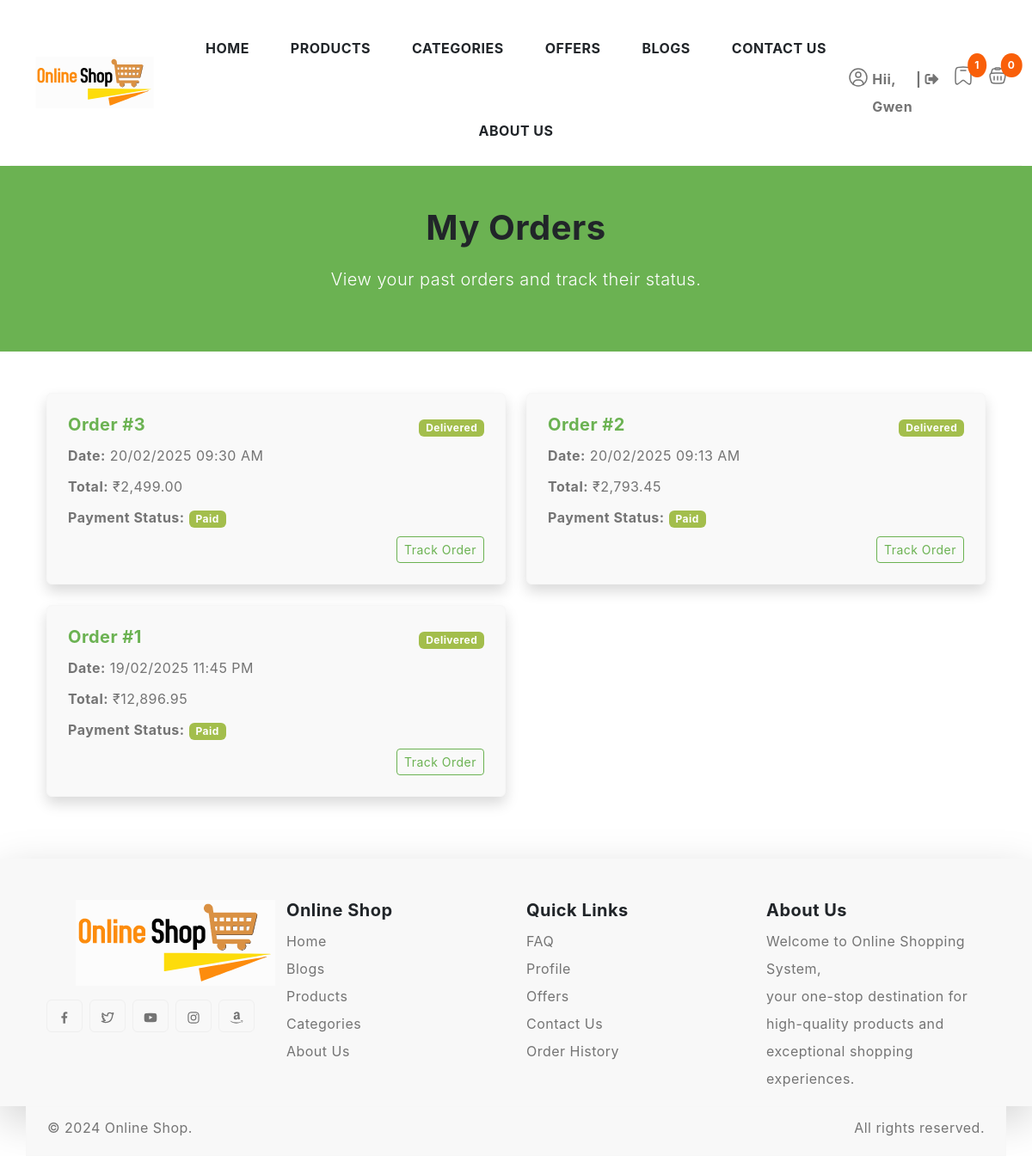
Screenshot of /order-history.php (signed in) with the database file from the repository.
### tables this page shows
CREATE TABLE `tbl_orders` (
  `order_id` int(11) NOT NULL,
  `customer_id` int(11) NOT NULL,
  `order_date` datetime DEFAULT current_timestamp(),
  `order_status` text DEFAULT '1',
  `total_price` decimal(10,2) NOT NULL,
  `shipping_address` varchar(255) DEFAULT NULL,
  `payment_method` int(11) DEFAULT 1,
  `payment_status` int(11) DEFAULT 1,
  `created_at` datetime DEFAULT current_timestamp(),
  `updated_at` datetime DEFAULT current_timestamp() ON UPDATE current_timestamp()
);

### order-history.php (the view, shortened to what this page needs)
<?php
include "config/connection.php";
include("component/header.php");
$customer_id = $_SESSION['customer_id'];
$order_query = "SELECT * FROM tbl_orders WHERE customer_id = ? ORDER BY order_date DESC";
$stmt = $conn->prepare($order_query);
$stmt->bind_param("i", $customer_id);
$stmt->execute();
$order_result = $stmt->get_result();
?>
<div class="content-wrapper">
    <section class="hero-section text-center py-5 bg-primary text-white">
        <h1 class="fw-bold mb-3">My Orders</h1>
        <p class="lead">View your past orders and track their status.</p>
    </section>
    <section class="order-history-section py-5">
        <div class="container">
            <div class="row">
                <?php
                if ($order_result->num_rows > 0) {
                    while ($order = $order_result->fetch_assoc()) {
                        $order_id = $order['order_id'];
                        $order_date = date("d/m/Y h:i A", strtotime($order['order_date']));
                        $total_price = number_format($order['total_price'], 2);
                        $payment_status = $order['payment_status'];
                        switch ($order['order_status']) {
                            case 3:
                                $order_status = "Delivered";
                                $badge_class = "bg-success text-white";
                                break;
                        }
                ?>
                        <div class="col-md-6">
                            <div class="p-4 border rounded shadow mb-4" style="background-color: #f9f9f9; border-left: 5px solid #007bff;">
                                <div class="d-flex justify-content-between align-items-center">
                                    <h5 class="text-primary">Order #<?php echo $order_id; ?></h5>
                                    <span class="badge <?php echo $badge_class; ?>"><?php echo $order_status; ?></span>
                                </div>
                                <p class="mb-1"><strong>Date:</strong> <?php echo $order_date; ?></p>
                                <p class="mb-1"><strong>Total:</strong> ₹<?php echo $total_price; ?></p>
                                <p class="mb-1 text-start">
                                    <strong>Payment Status:</strong>
                                    <span class="badge <?php echo $payment_status == '0' ? 'bg-success' : 'bg-danger'; ?>">
                                        <?php echo $payment_status == '0' ? 'Paid' : 'Pending'; ?>
                                    </span>
                                </p>
                                <div class="text-end">
                                    <a href="order-track.php?order_id=<?php echo $order_id; ?>" class="btn btn-outline-primary btn-sm">Track Order</a>
                                </div>
                            </div>
                        </div>
                <?php
                    }
                } else {
                    echo "<p class='text-center text-muted'>You have no orders yet.</p>";
                }
                ?>
            </div>
        </div>
    </section>
</div>
<?php
include("component/footer.php");
?>

### style.css (style rules this page uses)
body { --heading-font : "Inter", sans-serif; --bs-link-color: #333; --bs-link-hover-color:#333; --bs-link-color-rgb: 40,40,40; --bs-link-hover-color-rgb: 0,0,0; --bs-light-rgb: 248, 248, 248; --bs-font-sans-serif: "Inter", sans-serif; --bs-body-font-family: var(--bs-font-sans-serif); --bs-body-font-size: 1rem; --bs-body-font-weight: 400; --bs-body-line-height: 2; --bs-body-color: #747474; --bs-primary: #6BB252; --bs-primary-rgb: 107, 178, 82; --bs-secondary: #364127; --bs-secondary-rgb: 54, 65, 39; --bs-danger: #F95F09; --bs-danger-rgb: 249, 95, 9; --bs-success: #a3be4c; --bs-success-rgb: 163, 190, 76; --bs-primary-bg-subtle: #FFF9EB; --bs-success-bg-subtle: #eef5e5; --bs-border-color: #F7F7F7; }
.btn-outline-primary { --bs-btn-color: var(--bs-primary); --bs-btn-border-color: var(--bs-primary); --bs-btn-hover-color: #fff; --bs-btn-hover-bg: #ffc107; --bs-btn-hover-border-color: #ffc107; --bs-btn-focus-shadow-rgb: 13,110,253; --bs-btn-active-color: #fff; --bs-btn-active-bg: #ffc107; --bs-btn-active-border-color: #ffc107; --bs-btn-active-shadow: inset 0 3px 5px rgba(0, 0, 0, 0.125); --bs-btn-disabled-color: #fff3cd; --bs-btn-disabled-bg: transparent; --bs-btn-disabled-border-color: #fff3cd; --bs-gradient: none; }
body { letter-spacing: 0.03em; }
h1,h2,h3,h4,h5,h6 { font-family: var(--heading-font); color: var(--bs-dark); font-weight: 700; }
.container, .container-fluid, .container-lg, .container-md, .container-sm, .container-xl, .container-xxl { --bs-gutter-x: 3rem; }

### rows the page displays
tbl_orders: order_id "3", order_status "Delivered", order_date "20/02/2025 09:30 AM", total_price "2,499.00", payment_status "Paid"
tbl_orders: order_id "2", order_status "Delivered", order_date "20/02/2025 09:13 AM", total_price "2,793.45", payment_status "Paid"
tbl_orders: order_id "1", order_status "Delivered", order_date "19/02/2025 11:45 PM", total_price "12,896.95", payment_status "Paid"

### other values shown
substr(strip_tags(($username)),0,5) "Gwen"
count($wishlistItems) "1"
count($cartItems) "0"
